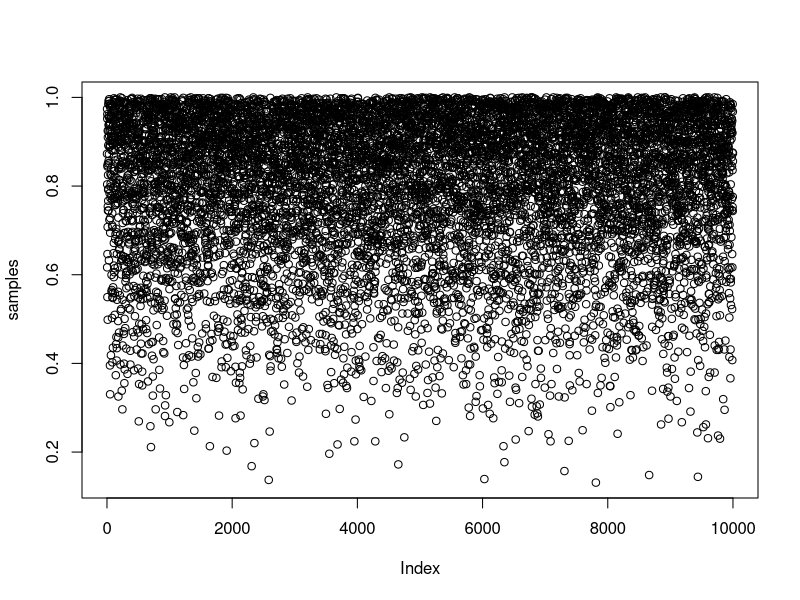

Generate this figure with R: (Note: this script raises an error after producing the figure.)

setwd("~/Desktop/Statistics Book/Statistical_Rethinking/Chapter_3")

rm(list = ls())

# use grid approximation to generate data
p_grid <- seq (from = 0, to = 1, length.out = 1000)

# Assume prior distribution is normal
prior <- rep(1,1000)

# Likelihood of each event occurring
likelihood <- dbinom (3, size = 3, prob = p_grid )

# Calculate posterior based on the prob_data and prior data
posterior <- likelihood * prior

posterior <- posterior / sum(posterior)

# Generate Samples from posterior distribution

samples <- sample(p_grid, prob = posterior, size = 1e4, replace = TRUE)

plot(samples)
dens(samples)

# Percentile interval not very useful as it is omitting p = 1 (highly likely value)
PI(samples, prob = 0.5)

# Highest Possible Density Interval containing specified mass
HPDI(samples, prob = 0.5)


# Calculate maximum  a posteriori (MAP) estimate using the posterior

p_grid[which.max(posterior)]

# Caluclate MAP from sampls

chainmode( samples, adj = 0.01)


mean (samples)
median(samples)